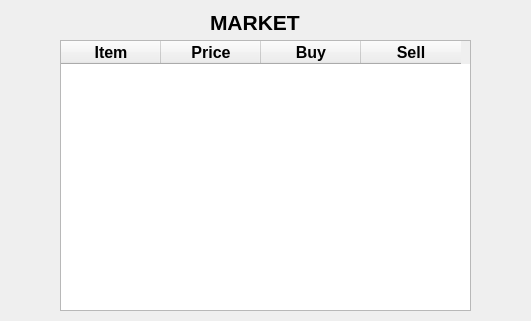
<?xml version="1.0" encoding="UTF-8"?>
<ui version="4.0">
 <class>Form</class>
 <widget class="QWidget" name="Form">
  <property name="geometry">
   <rect>
    <x>0</x>
    <y>0</y>
    <width>531</width>
    <height>321</height>
   </rect>
  </property>
  <property name="windowTitle">
   <string>market</string>
  </property>
  <widget class="QTableWidget" name="tableWidget_market">
   <property name="geometry">
    <rect>
     <x>60</x>
     <y>40</y>
     <width>411</width>
     <height>271</height>
    </rect>
   </property>
   <column>
    <property name="text">
     <string>Item</string>
    </property>
    <property name="font">
     <font>
      <pointsize>12</pointsize>
      <weight>75</weight>
      <bold>true</bold>
     </font>
    </property>
   </column>
   <column>
    <property name="text">
     <string>Price</string>
    </property>
    <property name="font">
     <font>
      <pointsize>12</pointsize>
      <weight>75</weight>
      <bold>true</bold>
     </font>
    </property>
   </column>
   <column>
    <property name="text">
     <string>Buy</string>
    </property>
    <property name="font">
     <font>
      <pointsize>12</pointsize>
      <weight>75</weight>
      <bold>true</bold>
     </font>
    </property>
   </column>
   <column>
    <property name="text">
     <string>Sell</string>
    </property>
    <property name="font">
     <font>
      <pointsize>12</pointsize>
      <weight>75</weight>
      <bold>true</bold>
     </font>
    </property>
   </column>
  </widget>
  <widget class="QLabel" name="label_market">
   <property name="geometry">
    <rect>
     <x>210</x>
     <y>10</y>
     <width>90</width>
     <height>25</height>
    </rect>
   </property>
   <property name="font">
    <font>
     <pointsize>16</pointsize>
     <weight>75</weight>
     <bold>true</bold>
    </font>
   </property>
   <property name="text">
    <string>MARKET</string>
   </property>
  </widget>
 </widget>
 <resources/>
 <connections/>
</ui>
